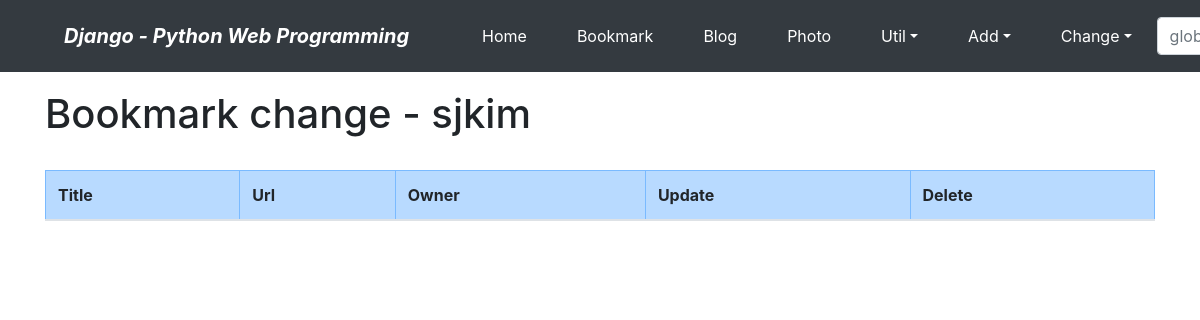
/bookmark/change/ (signed in), run on an earlier commit of the app's database.
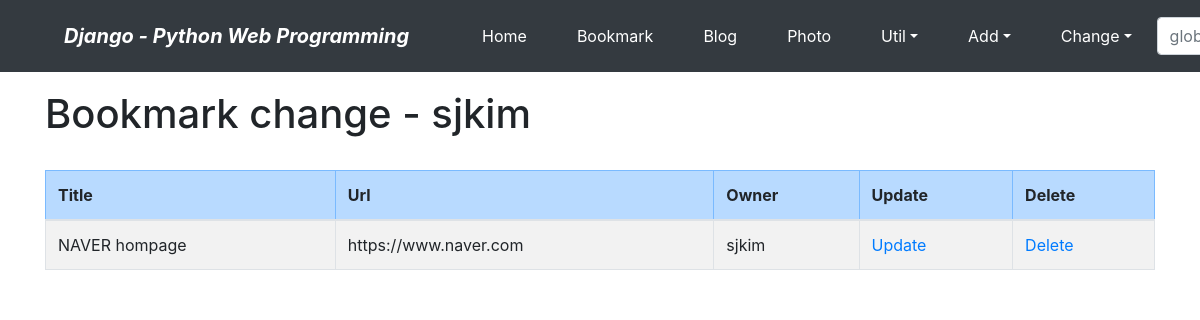
And on a later commit of the database.
### bookmark/models.py (models this page shows, shortened)
class Bookmark(models.Model):
    title = models.CharField("TITLE", max_length=100, blank=True)
    url = models.URLField('URL', unique=True)
    owner = models.ForeignKey(User, on_delete=models.CASCADE, blank=True, null=True)

### bookmark/views.py (the view)
# urls.py: path('change/', views.BookmarkChangeLV.as_view(), name='change'),
class BookmarkChangeLV(LoginRequiredMixin, ListView):
    template_name = 'bookmark/bookmark_change_list.html'
    def get_queryset(self):
        return Bookmark.objects.filter(owner=self.request.user)

### bookmark/templates/bookmark/bookmark_change_list.html (shortened to what this page needs)
{% extends "base.html" %}
{% block content %}
<h1>Bookmark change - {{user}}</h1>
<br>
<table class="table table-bordered table-condensed table-striped">
    <thead>
        <tr class="table-primary">
            <th>Title</th>
            <th>Url</th>
            <th>Owner</th>
            <th>Update</th>
            <th>Delete</th>
        </tr>
    </thead>
    <tbody>
        {% for item in object_list %}
        <tr>
            <td>{{ item.title }}</td>
            <td>{{ item.url }}</td>
            <td>{{ item.owner }}</td>
            <td><a href="{% url 'bookmark:update' item.id %}">Update</a></td>
            <td><a href="{% url 'bookmark:delete' item.id %}">Delete</a></td>
        </tr>
        {% endfor %}
    </tbody>
</table>
{% endblock %}

What changed in the data, as far as the page shows it:
added Bookmark: title "NAVER hompage", url "https://www.naver.com", owner "sjkim"
